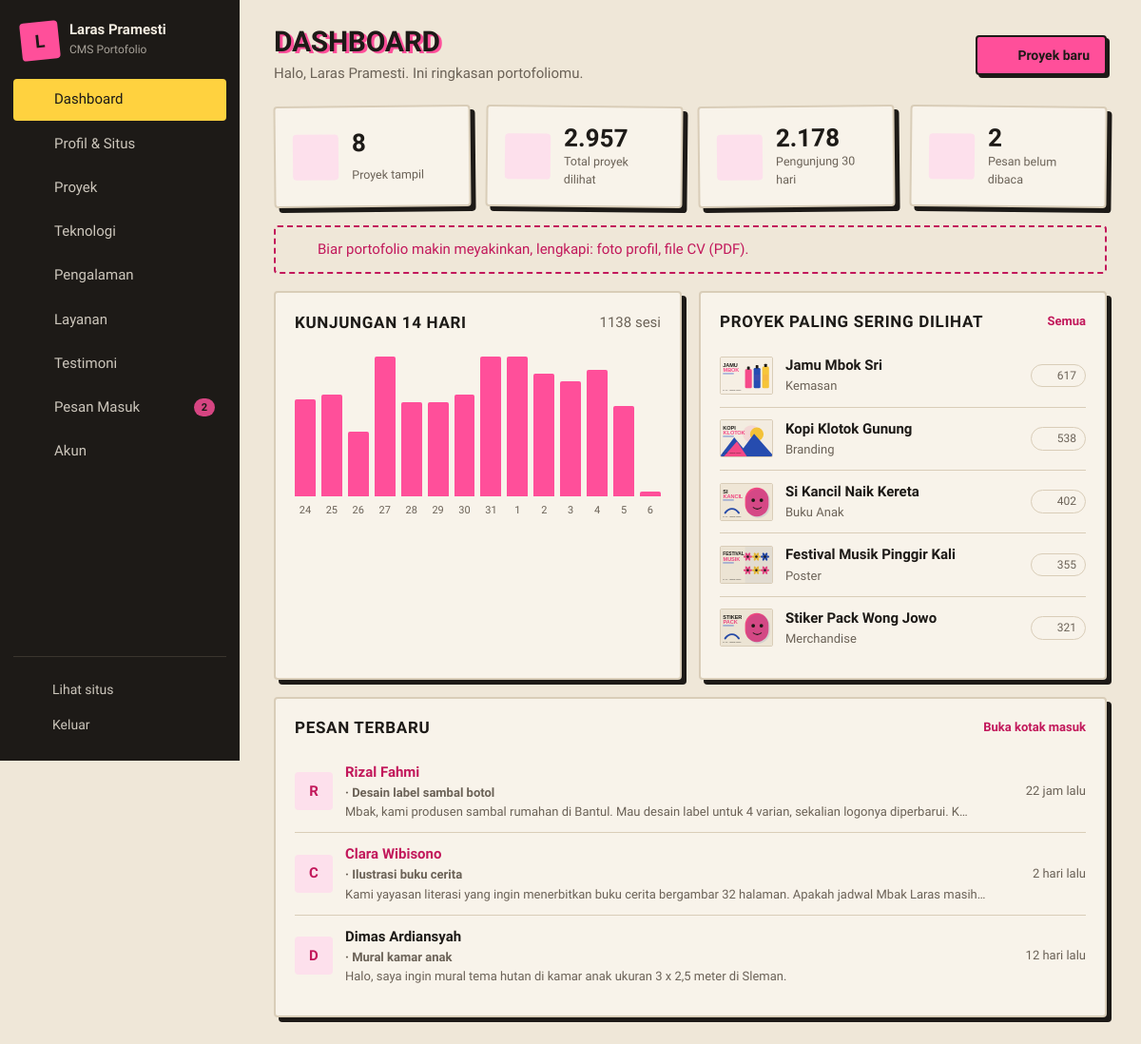
Page /index.php?page=dashboard (signed in) on the committed database.
### tables this page shows
CREATE TABLE users (
  id INT AUTO_INCREMENT PRIMARY KEY,
  nama VARCHAR(100) NOT NULL,
  username VARCHAR(50) NOT NULL UNIQUE,
  password VARCHAR(255) NOT NULL,
  created_at DATETIME NOT NULL DEFAULT CURRENT_TIMESTAMP
);

CREATE TABLE proyek (
  id INT AUTO_INCREMENT PRIMARY KEY,
  judul VARCHAR(150) NOT NULL,
  slug VARCHAR(90) NOT NULL UNIQUE,
  kategori VARCHAR(50) NOT NULL,
  ringkasan VARCHAR(255) NOT NULL DEFAULT '',
  isi TEXT NOT NULL,
  cover VARCHAR(255) NOT NULL DEFAULT '',
  klien VARCHAR(100) NOT NULL DEFAULT '',
  peran VARCHAR(100) NOT NULL DEFAULT '',
  tahun SMALLINT UNSIGNED NOT NULL,
  durasi VARCHAR(40) NOT NULL DEFAULT '',
  link_demo VARCHAR(255) NOT NULL DEFAULT '',
  link_repo VARCHAR(255) NOT NULL DEFAULT '',
  unggulan TINYINT(1) NOT NULL DEFAULT 0,
  tampil TINYINT(1) NOT NULL DEFAULT 1,
  urutan INT NOT NULL DEFAULT 0,
  dilihat INT UNSIGNED NOT NULL DEFAULT 0,
  created_at DATETIME NOT NULL DEFAULT CURRENT_TIMESTAMP,
  updated_at DATETIME NOT NULL DEFAULT CURRENT_TIMESTAMP ON UPDATE CURRENT_TIMESTAMP,
  INDEX (tampil, urutan)
);

CREATE TABLE pesan (
  id INT AUTO_INCREMENT PRIMARY KEY,
  nama VARCHAR(100) NOT NULL,
  email VARCHAR(150) NOT NULL,
  subjek VARCHAR(150) NOT NULL DEFAULT '',
  isi TEXT NOT NULL,
  anggaran VARCHAR(40) NOT NULL DEFAULT '',
  ip VARCHAR(45) NOT NULL DEFAULT '',
  dibaca TINYINT(1) NOT NULL DEFAULT 0,
  created_at DATETIME NOT NULL DEFAULT CURRENT_TIMESTAMP,
  INDEX (ip, created_at)
);

### index.php (called while the page is built, shortened)
<?php
require __DIR__ . '/includes/bootstrap.php';
$admin = [
    'login'         => 'pages/admin/login.php',
    'logout'        => 'pages/admin/logout.php',
    'dashboard'     => 'pages/admin/dashboard.php',
    'profil'        => 'pages/admin/profil.php',
    'kelola-proyek' => 'pages/admin/proyek.php',
    'proyek-form'   => 'pages/admin/proyek-form.php',
    'teknologi'     => 'pages/admin/teknologi.php',
    'pengalaman'    => 'pages/admin/pengalaman.php',
    'layanan'       => 'pages/admin/layanan.php',
    'testimoni'     => 'pages/admin/testimoni.php',
    'pesan'         => 'pages/admin/pesan.php',
    'akun'          => 'pages/admin/akun.php',
];
$page = (string) ($_GET['page'] ?? 'beranda');
if ($page !== 'login' && !user()) redirect('login');
require __DIR__ . '/' . $admin[$page];

### pages/admin/dashboard.php (the view, shortened to what this page needs)
<?php
$title = 'Dashboard';
$sub = 'Halo, ' . e(user()['nama']) . '. Ini ringkasan portofoliomu.';
$angka = q("SELECT
    (SELECT COUNT(*) FROM proyek WHERE tampil = 1) proyek,
    (SELECT COALESCE(SUM(dilihat), 0) FROM proyek) dilihat,
    (SELECT COUNT(*) FROM pesan WHERE dibaca = 0) pesan_baru,
    (SELECT COALESCE(SUM(jumlah), 0) FROM kunjungan WHERE tanggal > CURDATE() - INTERVAL 30 DAY) kunjungan30")->fetch();
$raw = q('SELECT tanggal, jumlah FROM kunjungan WHERE tanggal > CURDATE() - INTERVAL 14 DAY')->fetchAll(PDO::FETCH_KEY_PAIR);
$grafik = [];
for ($i = 13; $i >= 0; $i--) { $d = date('Y-m-d', strtotime("-$i day")); $grafik[$d] = (int) ($raw[$d] ?? 0); }
$maks = max(1, max($grafik));
$populer = q('SELECT id, judul, kategori, dilihat, cover FROM proyek ORDER BY dilihat DESC LIMIT 5')->fetchAll();
$pesanBaru = q('SELECT * FROM pesan ORDER BY created_at DESC LIMIT 5')->fetchAll();
$kosong = [];
if (!setting('foto')) $kosong[] = 'foto profil';
if (!setting('cv')) $kosong[] = 'file CV (PDF)';
$actions = '<a class="btn btn-main" href="' . url('proyek-form') . '">' . icon('plus', 18) . ' Proyek baru</a>';
require ROOT . '/includes/admin_header.php';
?>
<div class="stats">
    <div class="stat"><span class="ic-box"><?= icon('folder-kanban', 22) ?></span><b><?= $angka['proyek'] ?></b><small>Proyek tampil</small></div>
    <div class="stat"><span class="ic-box"><?= icon('eye', 22) ?></span><b><?= number_format((int) $angka['dilihat'], 0, ',', '.') ?></b><small>Total proyek dilihat</small></div>
    <div class="stat"><span class="ic-box"><?= icon('trending-up', 22) ?></span><b><?= number_format((int) $angka['kunjungan30'], 0, ',', '.') ?></b><small>Pengunjung 30 hari</small></div>
    <a class="stat" href="<?= url('pesan') ?>"><span class="ic-box"><?= icon('inbox', 22) ?></span><b><?= $angka['pesan_baru'] ?></b><small>Pesan belum dibaca</small></a>
</div>
<?php if ($kosong): ?><div class="note"><?= icon('sparkles', 18) ?> Biar portofolio makin meyakinkan, lengkapi: <?= e(implode(', ', $kosong)) ?>.</div><?php endif; ?>
<div class="grid-2">
    <section class="card">
        <div class="card-h"><h2>Kunjungan 14 hari</h2><span class="muted"><?= array_sum($grafik) ?> sesi</span></div>
        <div class="bars">
            <?php foreach ($grafik as $d => $n): ?>
                <div class="bar" title="<?= tgl($d) ?>: <?= $n ?> kunjungan"><i style="height:<?= max(3, round($n / $maks * 100)) ?>%"></i><span><?= date('j', strtotime($d)) ?></span></div>
            <?php endforeach; ?>
        </div>
    </section>
    <section class="card">
        <div class="card-h"><h2>Proyek paling sering dilihat</h2><a href="<?= url('kelola-proyek') ?>">Semua</a></div>
        <ul class="rows">
            <?php foreach ($populer as $p): ?>
                <li><img src="<?= e(gambar($p['cover'])) ?>" alt="" class="thumb"><div class="grow"><b><?= e($p['judul']) ?></b><small><?= e($p['kategori']) ?></small></div><span class="pill"><?= icon('eye', 14) ?> <?= $p['dilihat'] ?></span></li>
            <?php endforeach; ?>
        </ul>
    </section>
</div>
<section class="card">
    <div class="card-h"><h2>Pesan terbaru</h2><a href="<?= url('pesan') ?>">Buka kotak masuk</a></div>
    <ul class="rows">
        <?php foreach ($pesanBaru as $m): ?>
            <li class="<?= $m['dibaca'] ? '' : 'unread' ?>"><span class="av"><?= e(mb_strtoupper(mb_substr($m['nama'], 0, 1))) ?></span><div class="grow"><b><?= e($m['nama']) ?> <small>· <?= e($m['subjek'] ?: 'Tanpa subjek') ?></small></b><small class="clip"><?= e(mb_strimwidth($m['isi'], 0, 110, '…')) ?></small></div><small class="muted nowrap"><?= waktu_lalu($m['created_at']) ?></small></li>
        <?php endforeach; ?>
    </ul>
</section>
<?php require ROOT . '/includes/admin_footer.php';

### includes/bootstrap.php (shortened to what this page needs)
<?php
function db(): PDO
{
    static $pdo = null;
    if ($pdo === null) {
        $c = require ROOT . '/config/database.php';
        $pdo = new PDO("mysql:host={$c['host']};port={$c['port']};dbname={$c['database']};charset=utf8mb4", $c['username'], $c['password'], [
            PDO::ATTR_ERRMODE => PDO::ERRMODE_EXCEPTION,
            PDO::ATTR_DEFAULT_FETCH_MODE => PDO::FETCH_ASSOC,
            PDO::ATTR_EMULATE_PREPARES => false,
        ]);
        $pdo->exec("SET time_zone = '+07:00'");
    }
    return $pdo;
}
function q(string $sql, array $params = []): PDOStatement
{
    $st = db()->prepare($sql);
    $st->execute($params);
    return $st;
}
function e($v): string { return htmlspecialchars((string) $v, ENT_QUOTES, 'UTF-8'); }
function url(string $page, array $p = []): string { return 'index.php?' . http_build_query(['page' => $page] + $p); }
function sidik_password(string $hash): string { return hash_hmac('sha256', $hash, session_id() . '|porto'); }
function user(): ?array
{
    static $u = false;
    if ($u !== false) return $u;
    $u = null;
    $row = q('SELECT id, nama, username, password FROM users WHERE id = ?', [$_SESSION['uid']])->fetch();
    if ($row && hash_equals((string) ($_SESSION['sidik'] ?? ''), sidik_password($row['password']))) $u = $row;
    else unset($_SESSION['uid'], $_SESSION['sidik']);
    return $u;
}
function setting(?string $k = null, string $default = '')
{
    static $s = null;
    if ($s === null) $s = q('SELECT kunci, nilai FROM pengaturan')->fetchAll(PDO::FETCH_KEY_PAIR);
    return (string) ($s[$k] ?? $default);
}
function tgl(string $dt): string { $t = strtotime($dt); return date('j', $t) . ' ' . BLN[(int) date('n', $t)] . ' ' . date('Y', $t); }
function waktu_lalu(string $dt): string
{
    $d = time() - strtotime($dt);
    if ($d < 86400) return floor($d / 3600) . ' jam lalu';
    if ($d < 86400 * 30) return floor($d / 86400) . ' hari lalu';
    return tgl($dt);
}
function gambar(?string $f, string $cadangan = 'assets/img/kosong.svg'): string
{
    return str_starts_with($f, 'assets/img/') ? $f : UPLOAD_URL . $f;
}
function icon(string $name, int $size = 18, string $cls = 'ic'): string
{
    static $ic = null;
    $ic ??= require __DIR__ . '/icons.php';
    return '<svg class="' . $cls . '" width="' . $size . '" height="' . $size . '" viewBox="0 0 24 24" fill="none" stroke="currentColor" stroke-width="1.8" stroke-linecap="round" stroke-linejoin="round" aria-hidden="true">' . ($ic[$name] ?? '') . '</svg>';
}

### includes/admin_header.php (shortened to what this page needs)
<?php
$navPesan = (int) q('SELECT COUNT(*) FROM pesan WHERE dibaca = 0')->fetchColumn();
$navMenu = [
    ['dashboard', 'Dashboard', 'layout-dashboard', 0],
    ['profil', 'Profil & Situs', 'user', 0],
    ['kelola-proyek', 'Proyek', 'folder-kanban', 0],
    ['teknologi', 'Teknologi', 'cpu', 0],
    ['pengalaman', 'Pengalaman', 'briefcase', 0],
    ['layanan', 'Layanan', 'layers', 0],
    ['testimoni', 'Testimoni', 'quote', 0],
    ['pesan', 'Pesan Masuk', 'inbox', $navPesan],
    ['akun', 'Akun', 'key-round', 0],
];
$navCur = $navAktif ?? ($_GET['page'] ?? 'dashboard');
?>
<!DOCTYPE html>
<html lang="id">
<head>
    <link rel="stylesheet" href="assets/css/admin.css">
</head>
<body class="adm">
<div class="adm-layout">
    <aside class="adm-side" id="side">
        <a class="adm-brand" href="<?= url('dashboard') ?>"><span class="mark"><?= e(mb_strtoupper(mb_substr(setting('nama', 'P'), 0, 1))) ?></span><span><b><?= e(setting('nama')) ?></b><small>CMS Portofolio</small></span></a>
        <nav>
            <?php foreach ($navMenu as [$k, $l, $ic, $n]): ?>
                <a href="<?= url($k) ?>" class="<?= $navCur === $k ? 'on' : '' ?>"><?= icon($ic, 19) ?><span><?= $l ?></span><?php if ($n): ?><em class="badge"><?= $n ?></em><?php endif; ?></a>
            <?php endforeach; ?>
        </nav>
        <div class="adm-side-foot">
            <a href="index.php" target="_blank"><?= icon('external-link', 17) ?> Lihat situs</a>
            <a href="<?= url('logout') ?>"><?= icon('log-out', 17) ?> Keluar</a>
        </div>
    </aside>
    <main class="adm-main">
        <header class="adm-top">
            <div class="adm-title"><h1><?= e($title ?? 'Dashboard') ?></h1><?php if (!empty($sub)): ?><p><?= $sub ?></p><?php endif; ?></div>
            <div class="adm-acts"><?= $actions ?? '' ?></div>
        </header>
        <div class="adm-body">

### rows in the picture
users: nama "Halo, Laras Pramesti. Ini ringkasan portofoliomu."
proyek: cover (picture), judul "Jamu Mbok Sri", kategori "Kemasan", $size 14 (drawn), dilihat "617"
proyek: cover (picture), judul "Kopi Klotok Gunung", kategori "Branding", $size 14 (drawn), dilihat "538"
proyek: cover (picture), judul "Si Kancil Naik Kereta", kategori "Buku Anak", $size 14 (drawn), dilihat "402"
proyek: cover (picture), judul "Festival Musik Pinggir Kali", kategori "Poster", $size 14 (drawn), dilihat "355"
proyek: cover (picture), judul "Stiker Pack Wong Jowo", kategori "Merchandise", $size 14 (drawn), dilihat "321"
pesan: nama "R", nama "Rizal Fahmi", subjek "Desain label sambal botol", isi "Mbak, kami produsen sambal rumahan di Bantul. Mau desain label untuk 4 varian, sekalian logonya diperbarui. K…", created_at "22 jam lalu"
pesan: nama "C", nama "Clara Wibisono", subjek "Ilustrasi buku cerita", isi "Kami yayasan literasi yang ingin menerbitkan buku cerita bergambar 32 halaman. Apakah jadwal Mbak Laras masih…", created_at "2 hari lalu"
pesan: nama "D", nama "Dimas Ardiansyah", subjek "Mural kamar anak", isi "Halo, saya ingin mural tema hutan di kamar anak ukuran 3 x 2,5 meter di Sleman.", created_at "12 hari lalu"

### other values in the picture
mb_strtoupper(mb_substr(setting('nama', 'P'), 0, 1)) "L"
setting('nama') "Laras Pramesti"
$l "Dashboard"
$l "Profil & Situs"
$l "Proyek"
$l "Teknologi"
$l "Pengalaman"
$l "Layanan"
$l "Testimoni"
$l "Pesan Masuk"
$n "2"
$l "Akun"
$title "DASHBOARD"
$angka['proyek'] "8"
$angka['dilihat'] "2.957"
